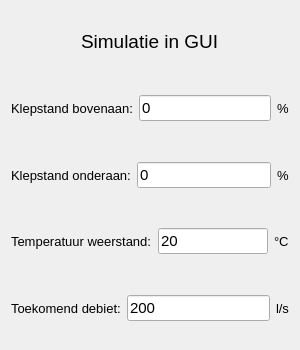
                     <widget class="QWidget" name="regelbareKlepenGUISim">
                      <property name="minimumSize">
                       <size>
                        <width>300</width>
                        <height>350</height>
                       </size>
                      </property>
                      <property name="maximumSize">
                       <size>
                        <width>300</width>
                        <height>350</height>
                       </size>
                      </property>
                      <layout class="QGridLayout" name="gridLayout_5">
                       <item row="0" column="0">
                        <layout class="QVBoxLayout" name="verticalLayout_4">
                         <item>
                          <layout class="QHBoxLayout" name="horizontalLayout_9">
                           <item>
                            <spacer name="horizontalSpacer_2">
                             <property name="orientation">
                              <enum>Qt::Horizontal</enum>
                             </property>
                             <property name="sizeHint" stdset="0">
                              <size>
                               <width>40</width>
                               <height>20</height>
                              </size>
                             </property>
                            </spacer>
                           </item>
                           <item>
                            <widget class="QLabel" name="label_14">
                             <property name="font">
                              <font>
                               <pointsize>14</pointsize>
                              </font>
                             </property>
                             <property name="text">
                              <string>Simulatie in GUI</string>
                             </property>
                            </widget>
                           </item>
                           <item>
                            <spacer name="horizontalSpacer_3">
                             <property name="orientation">
                              <enum>Qt::Horizontal</enum>
                             </property>
                             <property name="sizeHint" stdset="0">
                              <size>
                               <width>40</width>
                               <height>20</height>
                              </size>
                             </property>
                            </spacer>
                           </item>
                          </layout>
                         </item>
                         <item>
                          <layout class="QHBoxLayout" name="horizontalLayout_8">
                           <item>
                            <widget class="QLabel" name="label_3">
                             <property name="font">
                              <font>
                               <pointsize>10</pointsize>
                              </font>
                             </property>
                             <property name="text">
                              <string>Klepstand bovenaan:</string>
                             </property>
                            </widget>
                           </item>
                           <item>
                            <widget class="QLineEdit" name="klepstandBovenEntry">
                             <property name="font">
                              <font>
                               <pointsize>11</pointsize>
                              </font>
                             </property>
                             <property name="text">
                              <string>0</string>
                             </property>
                            </widget>
                           </item>
                           <item>
                            <widget class="QLabel" name="label_10">
                             <property name="font">
                              <font>
                               <pointsize>10</pointsize>
                              </font>
                             </property>
                             <property name="text">
                              <string>%</string>
                             </property>
                            </widget>
                           </item>
                          </layout>
                         </item>
                         <item>
                          <layout class="QHBoxLayout" name="horizontalLayout_7">
                           <item>
                            <widget class="QLabel" name="label_7">
                             <property name="font">
                              <font>
                               <pointsize>10</pointsize>
                              </font>
                             </property>
                             <property name="text">
                              <string>Klepstand onderaan:</string>
                             </property>
                            </widget>
                           </item>
                           <item>
                            <widget class="QLineEdit" name="klepstandBenedenEntry">
                             <property name="font">
                              <font>
                               <pointsize>11</pointsize>
                              </font>
                             </property>
                             <property name="text">
                              <string>0</string>
                             </property>
                            </widget>
                           </item>
                           <item>
                            <widget class="QLabel" name="label_11">
                             <property name="font">
                              <font>
                               <pointsize>10</pointsize>
                              </font>
                             </property>
                             <property name="text">
                              <string>%</string>
                             </property>
                            </widget>
                           </item>
                          </layout>
                         </item>
                         <item>
                          <layout class="QHBoxLayout" name="horizontalLayout_6">
                           <item>
                            <widget class="QLabel" name="label_8">
                             <property name="font">
                              <font>
                               <pointsize>10</pointsize>
                              </font>
                             </property>
                             <property name="text">
                              <string>Temperatuur weerstand:</string>
                             </property>
                            </widget>
                           </item>
                           <item>
                            <widget class="QLineEdit" name="tempWeerstandEntry">
                             <property name="font">
                              <font>
                               <pointsize>11</pointsize>
                              </font>
                             </property>
                             <property name="text">
                              <string>20</string>
                             </property>
                            </widget>
                           </item>
                           <item>
                            <widget class="QLabel" name="label_12">
                             <property name="font">
                              <font>
                               <pointsize>10</pointsize>
                              </font>
                             </property>
                             <property name="text">
                              <string>°C</string>
                             </property>
                            </widget>
                           </item>
                          </layout>
                         </item>
                         <item>
                          <layout class="QHBoxLayout" name="horizontalLayout_3">
                           <item>
                            <widget class="QLabel" name="label_9">
                             <property name="font">
                              <font>
                               <pointsize>10</pointsize>
                              </font>
                             </property>
                             <property name="text">
                              <string>Toekomend debiet:</string>
                             </property>
                            </widget>
                           </item>
                           <item>
                            <widget class="QLineEdit" name="toekomendDebietEntry">
                             <property name="font">
                              <font>
                               <pointsize>11</pointsize>
                              </font>
                             </property>
                             <property name="text">
                              <string>200</string>
                             </property>
                            </widget>
                           </item>
                           <item>
                            <widget class="QLabel" name="label_13">
                             <property name="font">
                              <font>
                               <pointsize>10</pointsize>
                              </font>
                             </property>
                             <property name="text">
                              <string>l/s</string>
                             </property>
                            </widget>
                           </item>
                          </layout>
                         </item>
                        </layout>
                       </item>
                      </layout>
                     </widget>
